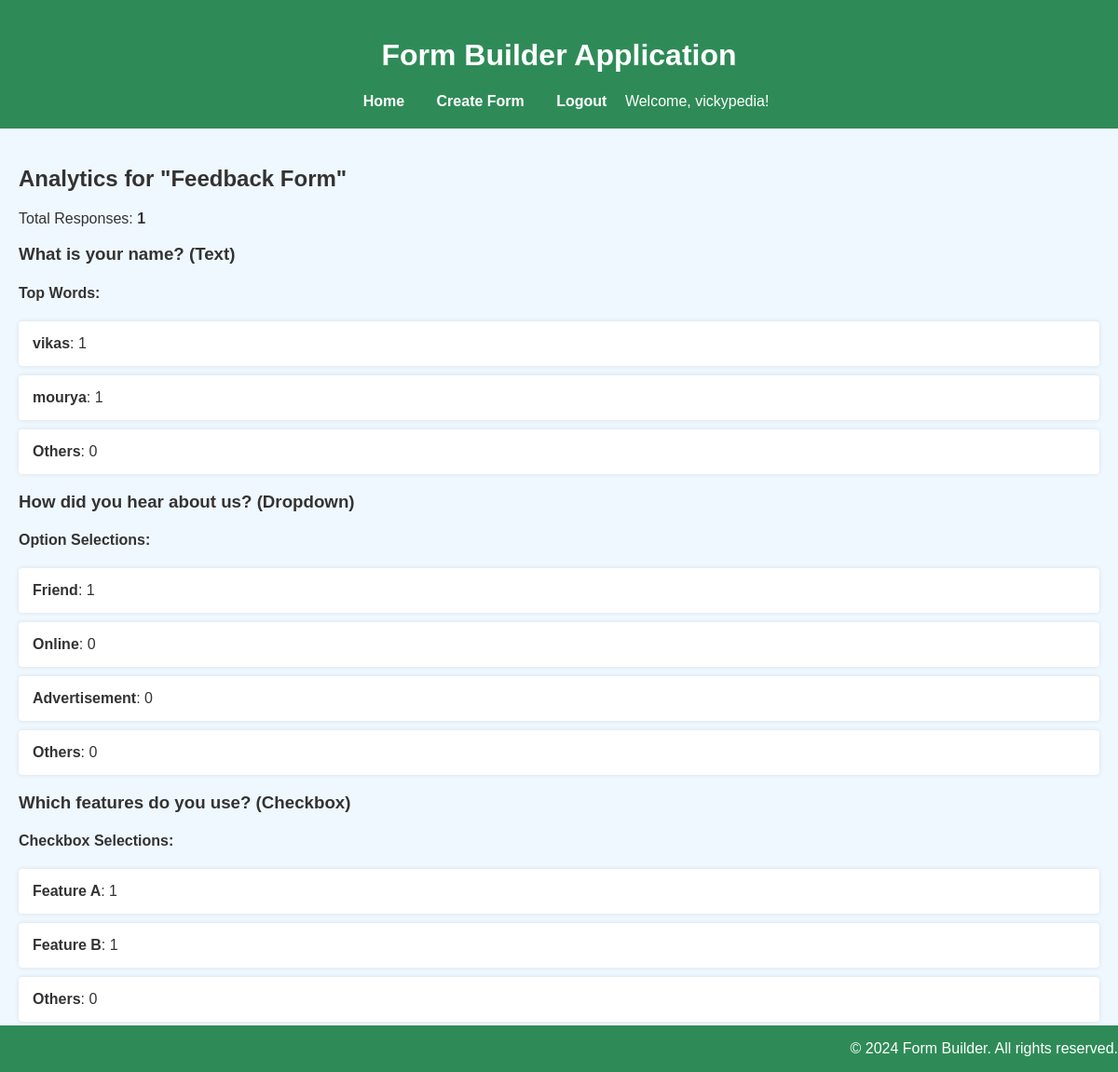
The app's page /analytics/5/ (signed in) with its own data.
### buggy_forms/models.py (models this page shows, shortened)
class Form(models.Model):
    title = models.CharField(max_length=200)
    created_by = models.ForeignKey(User, related_name='forms', null=True, default=None, blank=True , on_delete=models.CASCADE)

class Question(models.Model):
    TEXT = 'text'
    DROPDOWN = 'dropdown'
    CHECKBOX = 'checkbox'
    QUESTION_TYPES = [
        (TEXT, 'Text'),
        (DROPDOWN, 'Dropdown'),
        (CHECKBOX, 'Checkbox'),
    ]
    form = models.ForeignKey(Form, related_name='questions', on_delete=models.CASCADE)
    text = models.CharField(max_length=200, help_text="Enter the Question")
    question_type = models.CharField(max_length=20, choices=QUESTION_TYPES)
    choices = models.TextField(
        blank = True,
        null = True,
        help_text="Enter the choices for the Dropdown or CheckBox separated by Comma"
    )
    def get_choices_list(self):
        return [choice.strip() for choice in self.choices.split(',')] if self.choices else []

### buggy_forms/views.py (the view)
# urls.py: path('analytics/<int:form_id>/', view_analytics, name='view_analytics'),
def view_analytics(request, form_id):
    form = get_object_or_404(Form, id=form_id)
    total_responses = form.responses.count()
    question_analytics = []
    for question in form.questions.all():
        data = {}
        if question.question_type == Question.TEXT:
            responses = Answer.objects.filter(question=question).values_list('text_answer', flat=True)
            word_counts = defaultdict(int)
            for response in responses:
                if response:
                    words = response.split()
                    for word in words:
                        if len(word) >= 5:
                            word_counts[word.lower()] += 1
            sorted_words = sorted(word_counts.items(), key=lambda item: item[1], reverse=True)
            top_words = sorted_words[:5]
            others_count = sum(count for _, count in sorted_words[5:])
            top_words.append(('Others', others_count))
            data = dict(top_words)
        elif question.question_type == Question.DROPDOWN:
            choices = question.get_choices_list()
            selected_counts = {choice: 0 for choice in choices}
            responses = Answer.objects.filter(question=question).values_list('text_answer', flat=True)
            for choice in responses:
                if choice in selected_counts:
                    selected_counts[choice] += 1
            sorted_options = sorted(selected_counts.items(), key=lambda item: item[1], reverse=True)
            top_options = sorted_options[:5]
            others_count = sum(count for _, count in sorted_options[5:])
            top_options.append(('Others', others_count))
            data = dict(top_options)
        elif question.question_type == Question.CHECKBOX:
            choices = question.get_choices_list()
            combo_counts = defaultdict(int)
            responses = Answer.objects.filter(question=question).values_list('selected_options', flat=True)
            for response_choices in responses:
                if response_choices:
                    for choice in response_choices:
                        choice = choice.strip()
                        if choice in choices:
                            combo_counts[choice] += 1
            sorted_combos = sorted(combo_counts.items(), key=lambda item: item[1], reverse=True)
            top_combos = sorted_combos[:5]
            others_count = sum(count for _, count in sorted_combos[5:])
            top_combos.append(('Others', others_count))
            data = dict(top_combos)
        question_analytics.append({
            'question': question,
            'data': data
        })
    context = {
        'form': form,
        'total_responses': total_responses,
        'question_analytics': question_analytics
    }
    return render(request, 'buggy_forms/analytics.html', context)

### buggy_forms/templates/buggy_forms/analytics.html (shortened to what this page needs)
{% extends 'buggy_forms/base.html' %}
{% block content %}
    <h2>Analytics for "{{ form.title }}"</h2>
    <p>Total Responses: <strong>{{ total_responses }}</strong></p>
    {% for qa in question_analytics %}
        <div class="analytics-section">
            <h3>{{ qa.question.text }} ({{ qa.question.get_question_type_display }})</h3>
            {% if qa.question.question_type == 'text' %}
                <h4>Top Words:</h4>
                <ul>
                    {% for word, count in qa.data.items %}
                        <li><strong>{{ word }}</strong>: {{ count }}</li>
                    {% endfor %}
                </ul>
            {% elif qa.question.question_type == 'dropdown' %}
                <h4>Option Selections:</h4>
                <ul>
                    {% for option, count in qa.data.items %}
                        <li><strong>{{ option }}</strong>: {{ count }}</li>
                    {% endfor %}
                </ul>
            {% elif qa.question.question_type == 'checkbox' %}
                <h4>Checkbox Selections:</h4>
                <ul>
                    {% for choice, count in qa.data.items %}
                        <li><strong>{{ choice }}</strong>: {{ count }}</li>
                    {% endfor %}
                </ul>
            {% endif %}
        </div>
    {% endfor %}
    <a href="{% url 'list_forms' %}">Back to Forms List</a>
{% endblock %}

### buggy_forms/templates/buggy_forms/base.html (shortened to what this page needs)
{% load static %}
<!DOCTYPE html>
<html>
<head>
    <link rel="stylesheet" type="text/css" href="{% static 'buggy_forms/css/style.css' %}">
</head>
<body>
    <header>
        <h1>Form Builder Application</h1>
        <nav>
            <a href="{% url 'list_forms' %}">Home</a>
            {% if user.is_authenticated %}
                <a href="{% url 'create_form' %}">Create Form</a>
                <a href="{% url 'logout' %}">Logout</a>
                <span>Welcome, {{ user.username }}!</span>
            {% else %}
                <a href="{% url 'login' %}">Login</a>
                <a href="{% url 'register' %}">Register</a>
            {% endif %}
        </nav>
    </header>
    <main>
        {% block content %}{% endblock %}
    </main>
    <footer>
        <p>&copy; 2024 Form Builder. All rights reserved.</p>
    </footer>
</body>
</html>

### buggy_forms/static/buggy_forms/css/style.css (style rules this page uses)
body { font-family: Arial, sans-serif; background-color: #f0f8ff; color: #333333; margin: 0; padding: 0; }
header { background-color: #2e8b57; color: white; padding: 20px; text-align: center; }
nav a { color: white; margin: 0 15px; text-decoration: none; font-weight: bold; }
main { padding: 20px; }
footer { background-color: #2e8b57; color: white; text-align: right; padding-bottom: 0px; position: fixed; width: 100%; bottom: 0; }
a { color: #1e90ff; }
ul { list-style-type: none; padding: 0; }
li { background-color: #ffffff; margin-bottom: 10px; padding: 15px; border-radius: 4px; box-shadow: 0 0 5px rgba(0,0,0,0.1); }

### records on screen
Form: title "Feedback Form"
Question: question.text "What is your name?", question.question_type "Text", data "vikas" "mourya" "Others", data "1" "1" "0"
Question: question.text "How did you hear about us?", question.question_type "Dropdown", data "Friend" "Online" "Advertisement" "Others", data "1" "0" "0" "0"
Question: question.text "Which features do you use?", question.question_type "Checkbox", data "Feature A" "Feature B" "Others", data "1" "1" "0"

### other values on screen
{{ user.username }} "vickypedia"
{{ total_responses }} "1"
